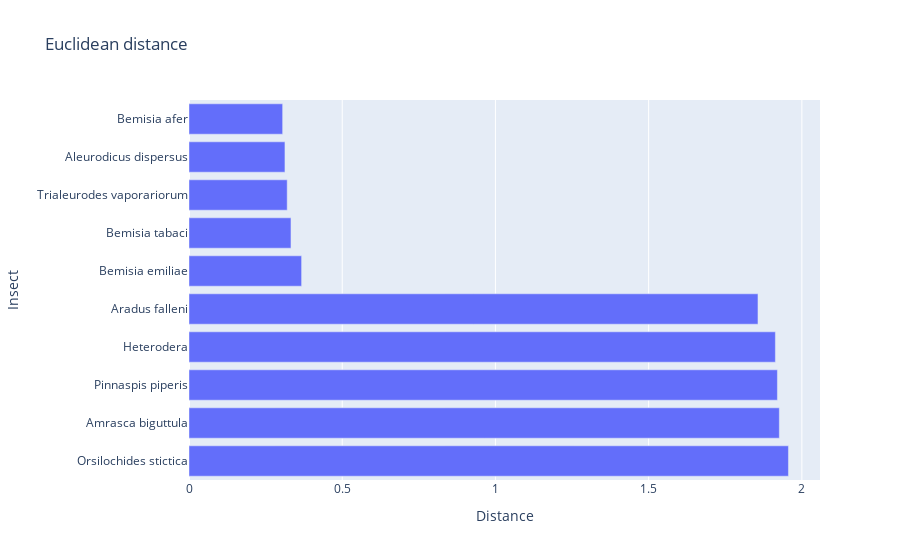

Notebook code cell kept with this figure:
### Code cell
to_itter=data_to_count.sort_values('ed_result',ascending=True).reset_index(drop=True)[:10]

label=[]
degree=[]
for index,data in to_itter.sort_values('ed_result',ascending=False).reset_index(drop=True).iterrows():
    label.append(data.label)
    degree.append(data.ed_result)

fig = go.Figure(data=go.Bar(
    x=degree,
    y=label,
    orientation='h'
))

fig.update_layout(
    title='Euclidean distance',
    xaxis_title='Distance',
    yaxis_title='Insect'
)

fig.show()

### Figure 1 — Plotly figure (JSON) as saved in the notebook; plotly's stock layout.template omitted (floating-point values rounded to 4 significant figures)
{"data": [{"orientation": "h", "type": "bar", "x": [1.956, 1.926, 1.92, 1.914, 1.857, 0.3675, 0.3328, 0.3205, 0.3131, 0.3056], "y": ["Orsilochides stictica", "Amrasca biguttula", "Pinnaspis piperis", "Heterodera", "Aradus falleni", "Bemisia emiliae", "Bemisia tabaci", "Trialeurodes vaporariorum", "Aleurodicus dispersus", "Bemisia afer"]}], "layout": {"title": {"text": "Euclidean distance"}, "xaxis": {"title": {"text": "Distance"}}, "yaxis": {"title": {"text": "Insect"}}}}
